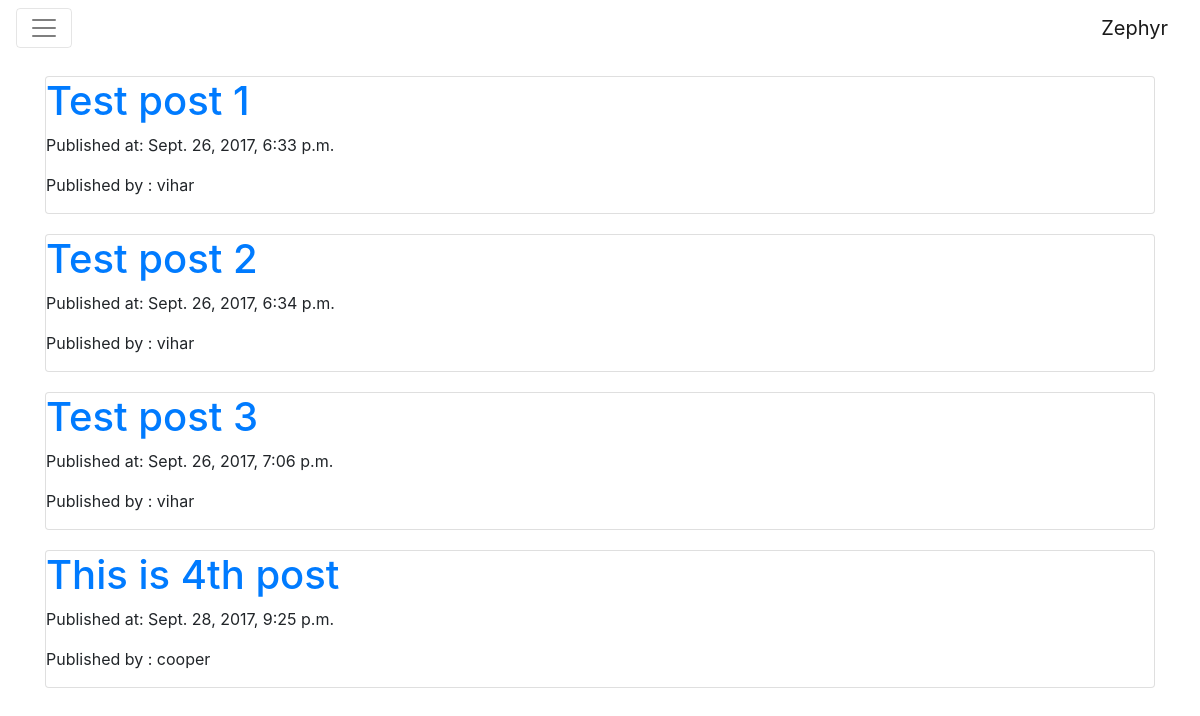
The page /blog/ on the database as committed earlier.
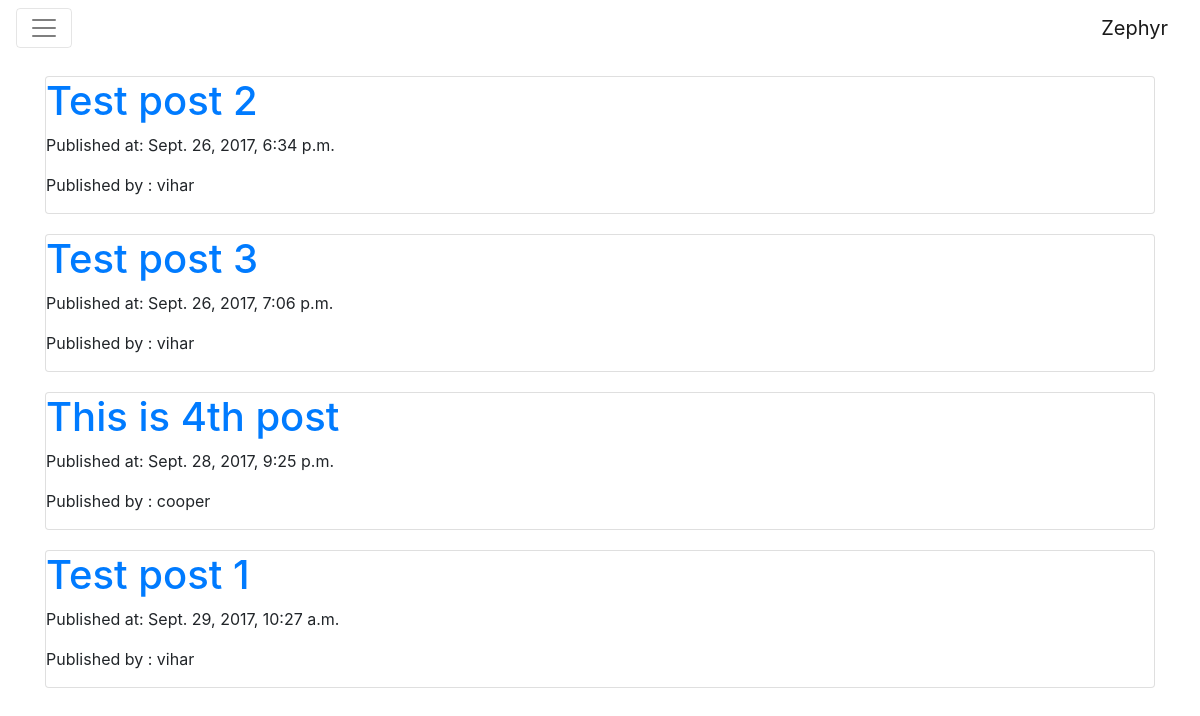
The same page on the database as committed later.
### faded/models.py (models this page shows, shortened)
class Post(models.Model):
    author = models.ForeignKey('auth.User')
    title = models.CharField(max_length=200)
    text = models.TextField()
    created_date = models.DateTimeField(default=timezone.now)
    published_date = models.DateTimeField(blank=True, null=True)

### faded/views.py (the view)
def post_list(request):
    posts = Post.objects.filter(
        published_date__lte=timezone.now()).order_by('published_date')
    return render(request, 'post_list.html', {'posts': posts})

### templates/post_list.html
{% extends 'base.html' %}
{% block content %}
{% for post in posts %}
<div class="container">
	<div class="card">
		<div class="card-block">
			<h1><a href="{% url 'post_detail' pk=post.pk %}">{{ post.title }}</a></h1>
			<p>Published at: {{ post.published_date }}</p>
			<p>Published by : {{ post.author }}</p>
		</div>
	</div>
</div>
{% endfor %}
{% endblock content %}

Rows that differ between the two databases and show on the page:
changed Post "Test post 1": published_date "Sept. 26, 2017, 6:33 p.m." → "Sept. 29, 2017, 10:27 a.m."; moves down the list
